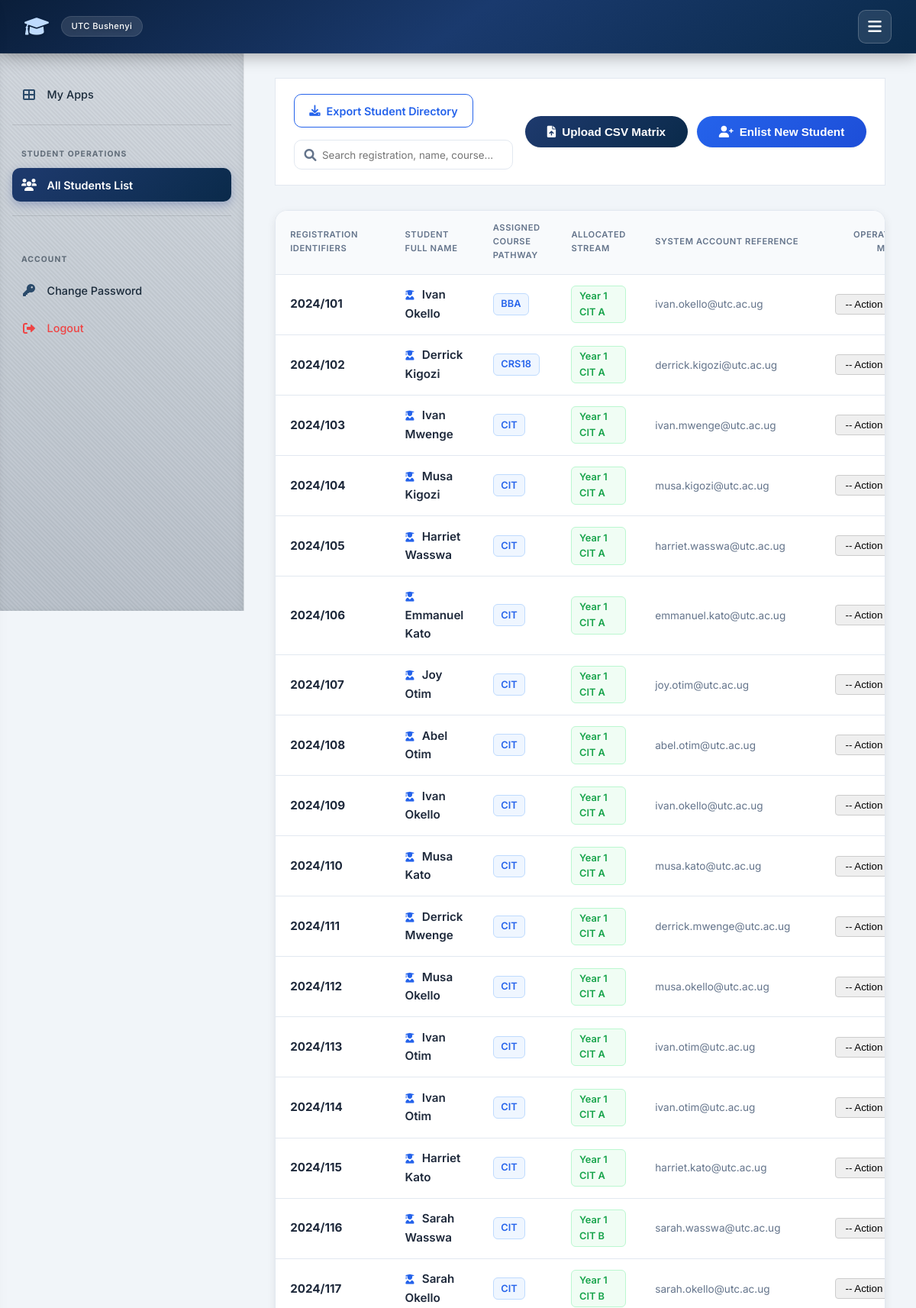
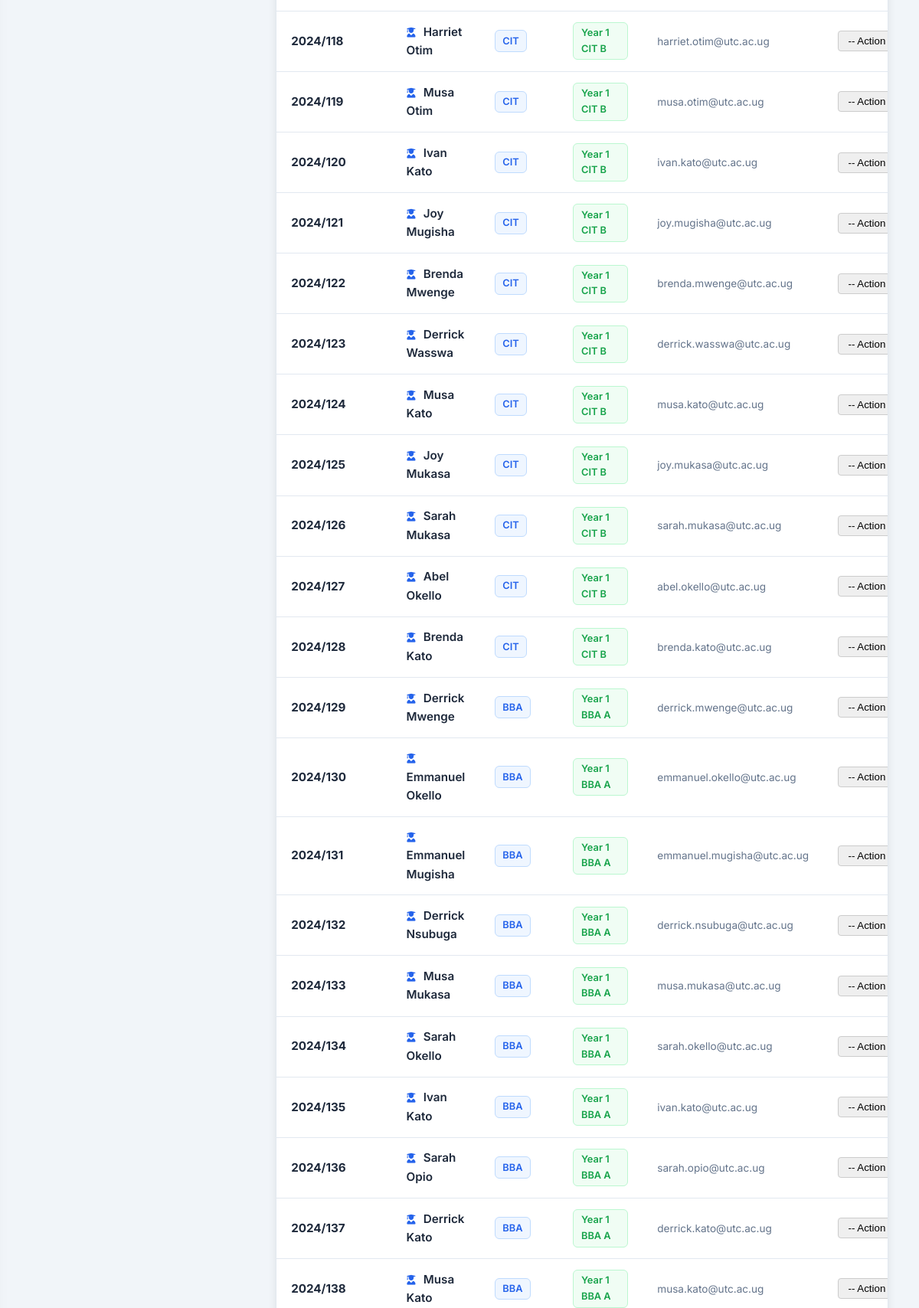
/user-admin/manage-students/ (signed in, upper part), run on the app's committed database (2 pictures, top to bottom).
### attendance/models.py (models this page shows, shortened)
class StudentProfile(models.Model):
    reg_number = models.CharField(max_length=50, primary_key=True)
    user = models.OneToOneField(User, on_delete=models.CASCADE, related_name='student_profile')
    name = models.CharField(max_length=255)
    course = models.ForeignKey(Course, on_delete=models.CASCADE, related_name='students')
    stream = models.ForeignKey(Stream, on_delete=models.CASCADE, related_name='students')

class Course(models.Model):
    code = models.CharField(max_length=20, primary_key=True)
    name = models.CharField(max_length=255)
    department = models.ForeignKey(Department, on_delete=models.SET_NULL, null=True, blank=True, related_name='courses')

class Stream(models.Model):
    name = models.CharField(max_length=100)
    course = models.ForeignKey(Course, on_delete=models.CASCADE, related_name='streams')

class User(AbstractUser):
    IS_ADMIN = 'ADMIN'
    IS_TEACHER = 'TEACHER'
    IS_STUDENT = 'STUDENT'
    IS_WARDEN = 'WARDEN'
    IS_LIBRARIAN = 'LIBRARIAN'
    IS_ACCOUNTANT = 'ACCOUNTANT'
    IS_REGISTRAR = 'REGISTRAR'
    IS_PARENT = 'PARENT'
    ROLE_CHOICES = [
        (IS_ADMIN, 'Admin'),
        (IS_TEACHER, 'Teacher/Lecturer'),
        (IS_STUDENT, 'Student'),
        (IS_WARDEN, 'Warden'),
        (IS_LIBRARIAN, 'Librarian'),
        (IS_ACCOUNTANT, 'Accountant'),
        (IS_REGISTRAR, 'Academic Registrar'),
        (IS_PARENT, 'Parent'),
    ]
    role = models.CharField(max_length=15, choices=ROLE_CHOICES, default=IS_STUDENT)

### attendance/views_admin.py (the view, shortened to what this page needs)
# urls.py: path('user-admin/manage-students/', views_admin.manage_students, name='manage_students'),
@login_required
@transaction.atomic
def manage_students(request):
    if request.user.role != User.IS_ADMIN:
        return HttpResponse("Unauthorized", status=403)
    students = StudentProfile.objects.select_related('user', 'course', 'stream').all()
    courses = Course.objects.all()
    streams = Stream.objects.all()
    return render(request, 'attendance/manage_students.html', {
        'students': students,
        'active_courses_list': courses,
        'active_streams_list': streams
    })

### templates/attendance/manage_students.html (shortened to what this page needs)
{% extends 'attendance/base.html' %}
{% block content %}
{% block sidebar %}
{% include "attendance/sidebar.html" %}
{% endblock %}
<div class="page-header-actions">
    <div style="display: flex; gap: 1rem; align-items: center; flex: 1; flex-wrap: wrap;">
        <a href="{% url 'attendance:export_credentials' 'students' %}" class="btn-download-list">
            <i class="fas fa-download"></i> Export Student Directory
        </a>
        <div style="position: relative; min-width: 260px; flex: 1; max-width: 400px;">
            <i class="fas fa-search" style="position: absolute; left: 0.85rem; top: 50%; transform: translateY(-50%); color: var(--text-muted);"></i>
            <input type="text" id="dashboardSearch" class="form-control" placeholder="Search registration, name, course..." style="padding-left: 2.25rem;">
        </div>
    </div>
    <div class="action-group">
        <button class="btn btn-outline" onclick="location.href='{% url 'attendance:bulk_upload_students' %}'">
            <i class="fas fa-file-upload"></i> Upload CSV Matrix
        </button>
        <button class="btn" id="openModalBtn" style="background: linear-gradient(135deg, #2563eb, #1d4ed8);">
            <i class="fas fa-user-plus"></i> Enlist New Student
        </button>
    </div>
</div>
<div class="card" style="padding:0; overflow:hidden;">
    <table class="table">
        <thead>
            <tr>
                <th>Registration Identifiers</th>
                <th>Student Full Name</th>
                <th>Assigned Course Pathway</th>
                <th>Allocated Stream</th>
                <th>System Account Reference</th>
                <th style="text-align: right;">Operations Matrix</th>
            </tr>
        </thead>
        <tbody id="studentTableBody">
            {% for student in students %}
            <tr class="student-row">
                <td><strong style="color:var(--text-main);">{{ student.reg_number }}</strong></td>
                <td>
                    <a href="{% url 'attendance:student_detail' student.reg_number %}" class="student-link" title="View details for {{ student.name }}">
                        <i class="fas fa-user-graduate" style="font-size:0.8rem; margin-right:0.35rem; color:#2563eb;"></i>
                        {{ student.name }}
                    </a>
                </td>
                <td><span class="course-tag">{{ student.course.code }}</span></td>
                <td><span class="stream-tag">{{ student.stream.name|default:"Unassigned" }}</span></td>
                <td><span style="font-size:0.85rem; color:var(--text-muted);">{{ student.user.email }}</span></td>
                <td style="text-align: right;">
                    <select onchange="handleStudentAction(this, '{% url 'attendance:edit_student' student.pk %}', '{% url 'attendance:delete_student' student.pk %}')" style="padding: 4px 8px; border-radius: 4px; border: 1px solid #ccc; cursor: pointer;">
                        <option value="">-- Action --</option>
                    </select>
                </td>
            </tr>
            {% endfor %}
        </tbody>
    </table>
</div>
{% endblock %}

### static/style.css (style rules this page uses)
:root { --primary: #0f3b3e; --primary-dark: #0c4e6d ; --primary-light: #e6f4f1; --secondary: #2c6e6b; --accent: #3b82f6; --success: #10b981; --success-light: #d1fae5; --danger: #ef4444; --danger-light: #fee2e2; --warning: #f59e0b; --warning-light: #fef3c7; --info: #3b82f6; --info-light: #dbeafe; --bg-main: #f1f5f9; --surface: #ffffff; --surface-hover: #f8fafc; --text-main: #0f172a; --text-muted: #64748b; --border: #e2e8f0; --shadow-sm: 0 1px 3px rgba(0,0,0,0.06); --shadow: 0 4px 12px rgba(0,0,0,0.08); --shadow-lg: 0 10px 30px rgba(0,0,0,0.12); --radius: 16px; --radius-sm: 10px; --transition: all 0.25s cubic-bezier(0.4, 0, 0.2, 1); --font: 'Inter', -apple-system, BlinkMacSystemFont, 'Segoe UI', Roboto, Helvetica, Arial, sans-serif; --nav-height: 70px; --sidebar-width: 320px; }
* { box-sizing: border-box; margin: 0; padding: 0; }
body { font-family: var(--font); background: var(--bg-main); color: var(--text-main); line-height: 1.6; min-height: 100vh; display: flex; flex-direction: column; }
a { text-decoration: none; color: inherit; }
.card { background: var(--surface); border-radius: var(--radius); padding: 2rem; box-shadow: var(--shadow); border: 1px solid var(--border); transition: var(--transition); }
table { width: 100%; border-collapse: collapse; font-size: 0.95rem; }
th, td { padding: 0.9rem 1.2rem; text-align: left; border-bottom: 1px solid var(--border); }
th { background: #f8fafc; font-weight: 600; color: var(--text-muted); text-transform: uppercase; font-size: 0.7rem; letter-spacing: 0.05em; }
tbody tr { transition: var(--transition); }
.btn { display: inline-flex; align-items: center; justify-content: center; gap: 0.5rem; background: linear-gradient(135deg, var(--secondary), var(--primary)); color: #fff; padding: 0.75rem 1.8rem; border: none; border-radius: 50px; font-weight: 600; font-size: 0.95rem; cursor: pointer; transition: var(--transition); box-shadow: var(--shadow-sm); text-decoration: none; }
.btn-outline { background: transparent; border: 1px solid var(--border); color: var(--text-main); }

### templates/attendance/base.html (style rules this page uses)
:root { --primary: #0a2a4a; --primary-dark: #061e35; --primary-light: #e6eff9; --secondary: #1e3a6e; --accent: #3b82f6; --success: #3b82f6; --success-light: #dbeafe; --danger: #ef4444; --danger-light: #fee2e2; --warning: #f59e0b; --warning-light: #fef3c7; --info: #3b82f6; --info-light: #dbeafe; --bg-main: #f1f5f9; --surface: #ffffff; --surface-hover: #f8fafc; --text-main: #1e293b; --text-muted: #64748b; --border: #e2e8f0; --shadow-sm: 0 1px 3px rgba(0,0,0,0.06); --shadow: 0 4px 12px rgba(0,0,0,0.08); --shadow-lg: 0 10px 30px rgba(0,0,0,0.12); --radius: 16px; --radius-sm: 10px; --transition: all 0.25s cubic-bezier(0.4, 0, 0.2, 1); --font: 'Inter', -apple-system, BlinkMacSystemFont, 'Segoe UI', Roboto, Helvetica, Arial, sans-serif; --nav-height: 70px; }
* { box-sizing: border-box; margin: 0; padding: 0; }
body { font-family: var(--font); background: var(--bg-main); color: var(--text-main); line-height: 1.6; min-height: 100vh; display: flex; flex-direction: column; }
a { text-decoration: none; color: inherit; }
.card { background: var(--surface); border-radius: var(--radius); padding: 2rem; box-shadow: var(--shadow); border: 1px solid var(--border); transition: var(--transition); }
table { width: 100%; border-collapse: collapse; font-size: 0.95rem; }
th, td { padding: 0.9rem 1.2rem; text-align: left; border-bottom: 1px solid var(--border); }
th { background: #f8fafc; font-weight: 600; color: var(--text-muted); text-transform: uppercase; font-size: 0.7rem; letter-spacing: 0.05em; }
.btn { display: inline-flex; align-items: center; justify-content: center; gap: 0.5rem; background: linear-gradient(135deg, var(--secondary), var(--primary)); color: #fff; padding: 0.75rem 1.8rem; border: none; border-radius: 50px; font-weight: 600; font-size: 0.95rem; cursor: pointer; transition: var(--transition); box-shadow: var(--shadow-sm); text-decoration: none; }

### templates/attendance/sidebar.html (style rules this page uses)
:root { --sidebar-width: 320px; }

### data on the page
StudentProfile: reg_number "2024/101", name "Ivan Okello", course.code "BBA", stream.name "Year 1 CIT A", user.email "ivan.okello@utc.ac.ug"
StudentProfile: reg_number "2024/102", name "Derrick Kigozi", course.code "CRS18", stream.name "Year 1 CIT A", user.email "derrick.kigozi@utc.ac.ug"
StudentProfile: reg_number "2024/103", name "Ivan Mwenge", course.code "CIT", stream.name "Year 1 CIT A", user.email "ivan.mwenge@utc.ac.ug"
StudentProfile: reg_number "2024/104", name "Musa Kigozi", course.code "CIT", stream.name "Year 1 CIT A", user.email "musa.kigozi@utc.ac.ug"
StudentProfile: reg_number "2024/105", name "Harriet Wasswa", course.code "CIT", stream.name "Year 1 CIT A", user.email "harriet.wasswa@utc.ac.ug"
StudentProfile: reg_number "2024/106", name "Emmanuel Kato", course.code "CIT", stream.name "Year 1 CIT A", user.email "emmanuel.kato@utc.ac.ug"
StudentProfile: reg_number "2024/107", name "Joy Otim", course.code "CIT", stream.name "Year 1 CIT A", user.email "joy.otim@utc.ac.ug"
StudentProfile: reg_number "2024/108", name "Abel Otim", course.code "CIT", stream.name "Year 1 CIT A", user.email "abel.otim@utc.ac.ug"
StudentProfile: reg_number "2024/109", name "Ivan Okello", course.code "CIT", stream.name "Year 1 CIT A", user.email "ivan.okello@utc.ac.ug"
StudentProfile: reg_number "2024/110", name "Musa Kato", course.code "CIT", stream.name "Year 1 CIT A", user.email "musa.kato@utc.ac.ug"
StudentProfile: reg_number "2024/111", name "Derrick Mwenge", course.code "CIT", stream.name "Year 1 CIT A", user.email "derrick.mwenge@utc.ac.ug"
StudentProfile: reg_number "2024/112", name "Musa Okello", course.code "CIT", stream.name "Year 1 CIT A", user.email "musa.okello@utc.ac.ug"
StudentProfile: reg_number "2024/113", name "Ivan Otim", course.code "CIT", stream.name "Year 1 CIT A", user.email "ivan.otim@utc.ac.ug"
StudentProfile: reg_number "2024/114", name "Ivan Otim", course.code "CIT", stream.name "Year 1 CIT A", user.email "ivan.otim@utc.ac.ug"
StudentProfile: reg_number "2024/115", name "Harriet Kato", course.code "CIT", stream.name "Year 1 CIT A", user.email "harriet.kato@utc.ac.ug"
StudentProfile: reg_number "2024/116", name "Sarah Wasswa", course.code "CIT", stream.name "Year 1 CIT B", user.email "sarah.wasswa@utc.ac.ug"
StudentProfile: reg_number "2024/117", name "Sarah Okello", course.code "CIT", stream.name "Year 1 CIT B", user.email "sarah.okello@utc.ac.ug"
StudentProfile: reg_number "2024/118", name "Harriet Otim", course.code "CIT", stream.name "Year 1 CIT B", user.email "harriet.otim@utc.ac.ug"
StudentProfile: reg_number "2024/119", name "Musa Otim", course.code "CIT", stream.name "Year 1 CIT B", user.email "musa.otim@utc.ac.ug"
StudentProfile: reg_number "2024/120", name "Ivan Kato", course.code "CIT", stream.name "Year 1 CIT B", user.email "ivan.kato@utc.ac.ug"
StudentProfile: reg_number "2024/121", name "Joy Mugisha", course.code "CIT", stream.name "Year 1 CIT B", user.email "joy.mugisha@utc.ac.ug"
StudentProfile: reg_number "2024/122", name "Brenda Mwenge", course.code "CIT", stream.name "Year 1 CIT B", user.email "brenda.mwenge@utc.ac.ug"
StudentProfile: reg_number "2024/123", name "Derrick Wasswa", course.code "CIT", stream.name "Year 1 CIT B", user.email "derrick.wasswa@utc.ac.ug"
StudentProfile: reg_number "2024/124", name "Musa Kato", course.code "CIT", stream.name "Year 1 CIT B", user.email "musa.kato@utc.ac.ug"
StudentProfile: reg_number "2024/125", name "Joy Mukasa", course.code "CIT", stream.name "Year 1 CIT B", user.email "joy.mukasa@utc.ac.ug"
StudentProfile: reg_number "2024/126", name "Sarah Mukasa", course.code "CIT", stream.name "Year 1 CIT B", user.email "sarah.mukasa@utc.ac.ug"
StudentProfile: reg_number "2024/127", name "Abel Okello", course.code "CIT", stream.name "Year 1 CIT B", user.email "abel.okello@utc.ac.ug"
StudentProfile: reg_number "2024/128", name "Brenda Kato", course.code "CIT", stream.name "Year 1 CIT B", user.email "brenda.kato@utc.ac.ug"
StudentProfile: reg_number "2024/129", name "Derrick Mwenge", course.code "BBA", stream.name "Year 1 BBA A", user.email "derrick.mwenge@utc.ac.ug"
StudentProfile: reg_number "2024/130", name "Emmanuel Okello", course.code "BBA", stream.name "Year 1 BBA A", user.email "emmanuel.okello@utc.ac.ug"
StudentProfile: reg_number "2024/131", name "Emmanuel Mugisha", course.code "BBA", stream.name "Year 1 BBA A", user.email "emmanuel.mugisha@utc.ac.ug"
StudentProfile: reg_number "2024/132", name "Derrick Nsubuga", course.code "BBA", stream.name "Year 1 BBA A", user.email "derrick.nsubuga@utc.ac.ug"
StudentProfile: reg_number "2024/133", name "Musa Mukasa", course.code "BBA", stream.name "Year 1 BBA A", user.email "musa.mukasa@utc.ac.ug"
StudentProfile: reg_number "2024/134", name "Sarah Okello", course.code "BBA", stream.name "Year 1 BBA A", user.email "sarah.okello@utc.ac.ug"
StudentProfile: reg_number "2024/135", name "Ivan Kato", course.code "BBA", stream.name "Year 1 BBA A", user.email "ivan.kato@utc.ac.ug"
StudentProfile: reg_number "2024/136", name "Sarah Opio", course.code "BBA", stream.name "Year 1 BBA A", user.email "sarah.opio@utc.ac.ug"
StudentProfile: reg_number "2024/137", name "Derrick Kato", course.code "BBA", stream.name "Year 1 BBA A", user.email "derrick.kato@utc.ac.ug"
StudentProfile: reg_number "2024/138", name "Musa Kato", course.code "BBA", stream.name "Year 1 BBA A", user.email "musa.kato@utc.ac.ug"
